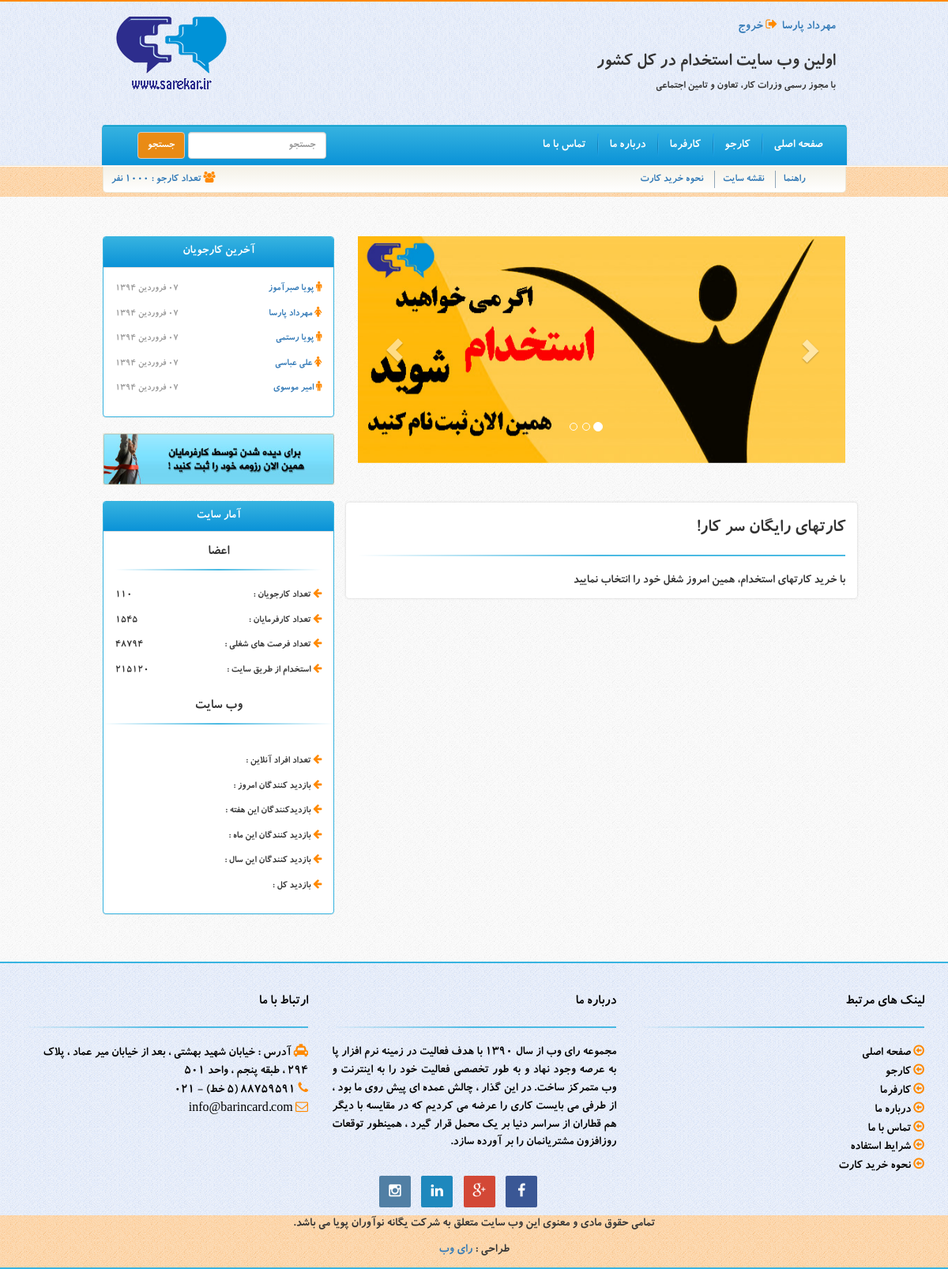
/ (signed in), run on the app's committed database.
### tables this page shows
CREATE TABLE IF NOT EXISTS `users` (
  `id` int(11) NOT NULL AUTO_INCREMENT,
  `activation_code` int(11) NOT NULL,
  `first_name` varchar(250) NOT NULL,
  `last_name` varchar(250) NOT NULL,
  `melli_code` varchar(250) NOT NULL,
  `password` varchar(250) NOT NULL,
  `religion` varchar(250) NOT NULL,
  `gender` varchar(250) NOT NULL,
  `soldiering_state` varchar(250) NOT NULL,
  `marriage_state` varchar(250) NOT NULL,
  `picture` varchar(250) NOT NULL,
  `birthday` bigint(20) NOT NULL,
  `mobile` varchar(250) NOT NULL,
  `tel` varchar(250) NOT NULL,
  `address` text NOT NULL,
  `email` varchar(250) NOT NULL,
  `website` varchar(250) NOT NULL,
  `job_state` varchar(250) NOT NULL,
  `job_kind` varchar(255) NOT NULL,
  `salary` varchar(255) NOT NULL,
  `province_id_2` int(11) NOT NULL,
  `city_id` int(11) NOT NULL,
  `about_me` text NOT NULL,
  `register_date` bigint(20) NOT NULL,
  PRIMARY KEY (`id`),
  UNIQUE KEY `activation_code` (`activation_code`)
);

### core/jdf.php (called while the page is built, shortened)
<?php
function jdate($format,$timestamp='',$none='',$time_zone='Asia/Tehran',$tr_num='fa'){
 $T_sec=0;
 $ts=$T_sec+(($timestamp=='' or $timestamp=='now')?time():tr_num($timestamp));
 $date=explode('_',date('H_i_j_n_O_P_s_w_Y',$ts));
 list($j_y,$j_m,$j_d)=gregorian_to_jalali($date[8],$date[3],$date[2]);
 $sl=strlen($format);
 $out='';
 for($i=0; $i<$sl; $i++){
  $sub=substr($format,$i,1);
  switch($sub){
	case'd':
	$out.=($j_d<10)?'0'.$j_d:$j_d;
	break;
	case'F':
	$out.=jdate_words(array('mm'=>$j_m),' ');
	break;
	case'Y':
	$out.=$j_y;
	break;
	default:$out.=$sub;
  }
 }
 return($tr_num!='en')?tr_num($out,'fa','.'):$out;
}
function tr_num($str,$mod='en',$mf='٫'){
 $num_a=array('0','1','2','3','4','5','6','7','8','9','.');
 $key_a=array('۰','۱','۲','۳','۴','۵','۶','۷','۸','۹',$mf);
 return($mod=='fa')?str_replace($num_a,$key_a,$str):str_replace($key_a,$num_a,$str);
}
function jdate_words($array,$mod=''){
 foreach($array as $type=>$num){
  $num=(int)tr_num($num);
  switch($type){
	case'mm':
	$key=array
	('فروردین','اردیبهشت','خرداد','تیر','مرداد','شهریور','مهر','آبان','آذر','دی','بهمن','اسفند');
	$array[$type]=$key[$num-1];
	break;
  }
 }
 return($mod=='')?$array:implode($mod,$array);
}
function gregorian_to_jalali($g_y,$g_m,$g_d,$mod=''){
	$g_y=tr_num($g_y); $g_m=tr_num($g_m); $g_d=tr_num($g_d);
 $d_4=$g_y%4;
 $g_a=array(0,0,31,59,90,120,151,181,212,243,273,304,334);
 $doy_g=$g_a[(int)$g_m]+$g_d;
 $d_33=(int)((($g_y-16)%132)*.0305);
 $a=($d_33==3 or $d_33<($d_4-1) or $d_4==0)?286:287;
 $b=(($d_33==1 or $d_33==2) and ($d_33==$d_4 or $d_4==1))?78:(($d_33==3 and $d_4==0)?80:79);
 if($doy_g>$b){
  $jy=$g_y-621; $doy_j=$doy_g-$b;
 }else{
  $jy=$g_y-622; $doy_j=$doy_g+$a;
 }
 if($doy_j<187){
  $jm=(int)(($doy_j-1)/31); $jd=$doy_j-(31*$jm++);
 }else{
  $jm=(int)(($doy_j-187)/30); $jd=$doy_j-186-($jm*30); $jm+=7;
 }
 return($mod=='')?array($jy,$jm,$jd):$jy.$mod.$jm.$mod.$jd;
}

### index.php (the view, shortened to what this page needs)
<?php require 'core/core.php'; ?>
<!DOCTYPE HTML>
<html>
<head>
    <link rel="stylesheet" href="css/bootstrap.min.css"
    type="text/css" media="all"/>
    <link rel="stylesheet" type="text/css" href="font-awesome/css/font-awesome.min.css">
    <link rel="stylesheet" type="text/css" href="css/custom.css"/>
    </head>
<body>
<div class="container-fluid header-bg">
	<div class="col-md-10 col-md-offset-1">
    	<div class="logo col-md-3 text-left">
        	<img src="images/logo.png">
        </div>
        <div class="col-md-9 top-header">
        	<ul>
            <?php
				if(!isset($_SESSION['active_user_id'])){
					echo '
					<li><a href="?page=signup"><i class="fa fa-user-plus"></i> ثبت نام </a></li>
					<li><a href="?page=login"><i class="fa fa-sign-in"></i> ورود </a></li>';
				}else{
					$user_login_id = $_SESSION['active_user_id'];
					$user_login_fetch_query = " SELECT * FROM `users` WHERE `id` = '$user_login_id' LIMIT 1 ; " ;
					$user_login_fetch_result = mysqli_query($connection,$user_login_fetch_query);
					$user_login_fetch_row = mysqli_fetch_assoc($user_login_fetch_result);
					echo '
					<li><a href="?page=profile"> '.$user_login_fetch_row['first_name'].' '.$user_login_fetch_row['last_name'].' </a></li>
					<li><a href="logout.php"><i class="fa fa-sign-out"></i> خروج </a></li>';
					}
			?>
            </ul>
            <h3>اولین وب سایت استخدام در کل کشور</h3>
            <h5>با مجوز رسمی وزرات کار، تعاون و تامین اجتماعی</h5>
        </div>
        <div class="clearfix"></div>
        <nav class="navbar navbar-default">
  <div class="container-fluid">
    <div class="collapse navbar-collapse" id="bs-example-navbar-collapse-1">
      <form class="navbar-form navbar-left" role="search">
        <div class="form-group">
          <input type="text" class="form-control" placeholder="جستجو">
        </div>
        <button type="submit" class="btn btn-default submit">جستجو</button>
      </form>
      <ul class="nav navbar-nav navbar-right">
        <li class="pull-right bg"><a href="?page=home">صفحه اصلی</a></li>
        <li class="pull-right bg"><a href="#">کارجو</a></li>
        <li class="pull-right bg"><a href="#">کارفرما</a></li>
        <li class="pull-right bg"><a href="?page=about">درباره ما</a></li>
        <li class="pull-right"><a href="?page=contact">تماس با ما</a></li>
      </ul>
    </div>
  </div>
</nav>
    </div>
</div>
	<div class="container-fluid header-bg1">
    <div class="col-md-10 col-md-offset-1" style="padding:0 17px;">
		<div class="header-bottom">
        	<ul>
            	<li class="border-left"><a href="#">راهنما</a></li>
                <li class="border-left"><a href="#">نقشه سایت</a></li>
                <li><a href="#">نحوه خرید کارت</a></li>
                <li class="pull-left"><a><i class="fa fa-users"></i> تعداد کارجو : 1000 نفر</a></li>
            </ul>
        </div>
        </div>
    </div>
	<div class="col-md-10 col-md-offset-1">
<?php
	if(isset($_GET['page'])){
				if(is_file('include/'.$_GET['page'].'.php')){
					include 'include/'.$_GET['page'].'.php';
					}else{
					die('صفحه مورد نظر وجود ندارد');
					}
				}else{
					include 'include/home.php';
					}
?>
	</div>
    <div class="footer">
    	<div class="container">
        <div class="row">
            <div class="col-md-4">
            	<div>
                   <h4>ارتباط با ما</h4>
                   <hr class="hr-beauty">
                   <ul>
                        <li><i class="fa fa-taxi"></i> آدرس : خیابان شهید بهشتی ، بعد از خیابان میر عماد ، پلاک 294 ، طبقه پنجم ، واحد 501 </li>
                        <li><i class="fa fa-phone"></i> 88759591 (5 خط) - 021 </li>
                        <li><i class="fa fa-envelope-o"></i><a href="mailto:info@barincard.com" title="Email Us"> info@barincard.com </a></li>
                    </ul>
                 </div>
            </div>
            <div class="col-md-4">
            	<div class="col">
                    <h4>درباره ما</h4>
                    <hr class="hr-beauty">
                    <p align="justify">مجموعه رای وب از سال 1390 با هدف فعالیت در زمینه نرم افزار پا به عرصه وجود نهاد و به طور تخصصی فعالیت خود را به اینترنت و وب متمرکز ساخت. در این گذار ، چالش عمده ای پیش روی ما بود ، از طرفی می بایست کاری را عرضه می کردیم که در مقایسه با دیگر هم قطاران از سراسر دنیا بر یک محمل قرار گیرد ، همینطور توقعات روزافزون مشتریانمان را بر آورده سازد. </p>
                </div>
            </div>
             <div class="col-md-4">
             	<div class="col">
                    <h4>لینک های مرتبط</h4>
                    <hr class="hr-beauty">
                    <ul>
                    	<li><a href="/home/"><i class="fa fa-arrow-circle-o-left"></i> صفحه اصلی </a></li>
                        <li><a href="/article/"><i class="fa fa-arrow-circle-o-left"></i> کارجو</a></li>
                        <li><a href="/hire/"><i class="fa fa-arrow-circle-o-left"></i> کارفرما</a></li>
                        <li><a href="/courses/"><i class="fa fa-arrow-circle-o-left"></i> درباره ما</a></li>
                        <li><a href="/works/"><i class="fa fa-arrow-circle-o-left"></i> تماس با ما</a></li>
                        <li><a href="/about/"><i class="fa fa-arrow-circle-o-left"></i> شرایط استفاده</a></li>
                        <li><a href="/contact/"><i class="fa fa-arrow-circle-o-left"></i> نحوه خرید کارت</a></li>
                    </ul>
                </div>
            </div>
        </div>
        <div class="container text-center col col-social-icons">
        <a href="https://www.facebook.com/raywebco" target="_blank"><i class="fa fa-facebook"></i></a>
        <a href="https://plus.google.com/communities/107271610650119455714"><i class="fa fa-google-plus"></i></a>
        <a href="#"><i class="fa fa-linkedin"></i></a>
        <a href="#"><i class="fa fa-instagram"></i></a>
        <br>
        </div>
    </div>
    </div>
    <div class="footer-end">
    	<p class="text-center">تمامی حقوق مادی و معنوی این وب سایت متعلق به شرکت یگانه نوآوران پویا می باشد.</p>
   		<p class="text-center">طراحی : <a href="http://rayweb.ir">رای وب</a></p>
    </div>
</body>
</html>

### include/left_nav.php
<?php
	$last_users = '';
	$last_users_query = " SELECT * FROM `users` LIMIT 5 ; " ;
	$last_users_result = mysqli_query($connection,$last_users_query);
	while($last_users_row = mysqli_fetch_assoc($last_users_result)){
		$gender = 'male';
		if($last_users_row['gender'] == 'زن'){
		$gender = 'female';
			}
			$last_users_row['register_date'] = jdate("d F Y" , $last_users_row['register_date']);
			$last_users .= "<p><i class='fa fa-$gender'></i><a href='?page=profile&id=$last_users_row[id]'> $last_users_row[first_name] $last_users_row[last_name] </a>
							</p><p align='left'>$last_users_row[register_date]</p>";
		}
?>
<div class="col-md-4">
    	<div class="panel panel-default border">
          <div class="panel-heading">
            <h3 class="panel-title text-center">آخرین کارجویان</h3>
          </div>
          <div class="panel-body last-user">
            <?php echo $last_users; ?>
          </div>
        </div>
        <div>
        <img src="images/sidebar1.jpg" class="img-responsive">
        </div>
        <div class="panel panel-default stat border">
          <div class="panel-heading">
            <h2 class="panel-title text-center">آمار سایت</h2>
          </div>
          <div class="panel-body">
          	<h4 class="text-center">اعضا</h4>
            <hr class="hr-light">
            <p><i class="fa fa-arrow-left"></i> تعداد کارجویان : </p><p align="left">110</p>
            <p><i class="fa fa-arrow-left"></i> تعداد کارفرمایان :  </p><p align="left">1545</p>
            <p><i class="fa fa-arrow-left"></i> تعداد فرصت های شغلی :  </p><p align="left">48794</p>
            <p><i class="fa fa-arrow-left"></i> استخدام از طریق سایت :  </p><p align="left">215120</p>
          </div>
           <h4 class="text-center">وب سایت</h4>
            <hr class="hr-light">
          <div class="panel-body">
            <p><i class="fa fa-arrow-left"></i> تعداد افراد آنلاین :</p><p align="left"><?php echo $online; ?></p>
            <p><i class="fa fa-arrow-left"></i> بازدید کنندگان امروز :  </p><p align="left"><?php echo $day; ?></p>
            <p><i class="fa fa-arrow-left"></i> بازدیدکنندگان این هفته :  </p><p align="left"><?php echo $week; ?></p>
            <p><i class="fa fa-arrow-left"></i> بازدید کنندگان این ماه :  </p><p align="left"><?php echo $month; ?></p>
            <p><i class="fa fa-arrow-left"></i> بازدید کنندگان این سال :  </p><p align="left"><?php echo $year; ?></p>
            <p><i class="fa fa-arrow-left"></i> بازدید کل :  </p><p align="left"><?php echo $all; ?></p>
          </div>
        </div>
    </div>

### css/custom.css (style rules this page uses)
body { font-family:koodak; direction:rtl; font-size:16px; background-image:url(../images/body-bg.png); }
.logo { padding-top:10px; }
.top-header { padding-top:20px; }
.top-header ul { padding:0; margin:0; }
.top-header ul li { display:inline-block; }
.top-header ul li a { display:inline-block; width:70px; text-decoration:none; }
.navbar { margin-top:30px; margin-bottom:-1px !important; border-radius:5px 5px 0 0 ; position: relative; padding: 0px; width: 100%; border-radius: 5px 5px 0px 0px; border-top: 1px solid #36B3E0; box-shadow: 0px 1px 0px #1099C0 inset; background: linear-gradient(to bottom, #37B3E0 0px, #0A92D7 100%) repeat scroll 0% 0% transparent; }
.navbar-default .navbar-nav > li > a { color:#fff; }
.header-bg { background-image:url(../images/body-bg1.png); border-bottom: 1px solid #ECE7DC; border-top:2px solid #ff8900; }
.header-bottom { padding: 2px 0px; background: linear-gradient(to bottom, #F4F1E7 0px, #FFF 100%) repeat scroll 0% 0% transparent; border-color: #ECE8D9; border-width: 0px 1px 1px; border-style: solid; border-radius: 0px 0px 5px 5px; }
.header-bottom ul { padding-bottom:0 !important; margin:3px 0 !important; }
.header-bottom ul li { display:inline-block; }
.header-bottom ul li.border-left { border-left:1px solid rgba(35,82,124,0.5); }
.header-bottom ul li a { display:inline-block; line-height:10px; text-decoration:none; margin-left:10px; margin-right:10px; font-size:14px; }
.header-bg1 { background-image:url(../images/body-bg2.png); border-top: 1px solid #FFF; padding-bottom: 5px; background-color:rgba(255,137,0,0.3); }
.navbar-nav li.bg { background: url("../images/menu_sep.png") no-repeat scroll left center transparent; }
.navbar-nav { padding:0; }
.footer { width:100%; border-top:2px solid #37b3e0; background-image:url(../images/body-bg1.png); padding-top:30px; margin-top:40px; }
.footer * { color:#000; }
.footer ul li { list-style-type:none; }
.footer ul { margin:0; padding:0; }
.footer-end { width:100%; background-color:rgba(255,137,0,0.3); background-image:url(../images/body-bg2.png); border-bottom:2px solid #37b3e0; }
.panel-default > .panel-heading { background: linear-gradient(to bottom, #37b3e0 0px, #0a92d7 100%) repeat scroll 0 0 transparent; }
.stat { margin-top:20px; }
.stat p { display:inline-block; width:50%; }
.panel-title { color:#fff; }
.last-user p { display:inline-block; width:50%; }
.last-user p[align=left] { color:#999; font-size:12px; }
.hr-beauty { border: 0 !important; height: 1.9px !important; background-image: -webkit-linear-gradient(left, rgba(55,179,224,0), rgba(55,179,224,0.9), rgba(55,179,224,0.9)) !important; background-image: -moz-linear-gradient(left, rgba(55,179,224,0), rgba(55,179,224,0.9), rgba(55,179,224,0.9)) !important; background-image: -ms-linear-gradient(left, rgba(55,179,224,0), rgba(55,179,224,0.9), rgba(55,179,224,0.9)) !important; background-image: -o-linear-gradient(left, rgba(55,179,224,0), rgba(55,179,224,0.9), rgba(55,179,224,0.9)) !important; }
.hr-light { border: 0 !important; height: 1.9px !important; background-image: -webkit-linear-gradient(left, rgba(55,179,224,0), rgba(55,179,224,0.9), rgba(55,179,224,0.0)) !important; background-image: -moz-linear-gradient(left, rgba(55,179,224,0), rgba(55,179,224,0.9), rgba(55,179,224,0.0)) !important; background-image: -ms-linear-gradient(left, rgba(55,179,224,0), rgba(55,179,224,0.9), rgba(55,179,224,0.0)) !important; background-image: -o-linear-gradient(left, rgba(55,179,224,0), rgba(55,179,224,0.9), rgba(55,179,224,0.0)) !important; }
i.fa-facebook { background-color:#3a5795 !important; color:#fff !important; }
i.fa-google-plus { background-color:#d34836 !important; color:#fff !important; }
i.fa-linkedin { background-color:#1e88bd !important; color:#fff !important; }
i.fa-instagram { background-color:#517fa4 !important; color:#fff !important; }
div.footer .col.col-social-icons i { width: 40px; height: 40px; display: inline-block; padding: 10px; margin-right: 10px; margin-bottom: 10px; text-align: center; font-size: 18px; background: #fff; color: #333; border-radius: 2px; }
.panel p { font-size:13px; }
.stat hr { margin-top:2px; }
.stat h4 { margin-top:2px; }
.fa { color:#ff8900 }
.form-control { direction:rtl; text-align:right; }
.submit { background-color:rgba(255,137,0,0.9); color:#fff; }
.border { border: 1px solid #36B3E0; }

### data on the page
users: first_name "مهرداد", last_name "پارسا", last_users_row "۰۷ فروردین ۱۳۹۴"
users: first_name "پویا", last_name "صبرآموز", last_users_row "۰۷ فروردین ۱۳۹۴"
users: first_name "پویا", last_name "رستمی", last_users_row "۰۷ فروردین ۱۳۹۴"
users: first_name "علی", last_name "عباسی", last_users_row "۰۷ فروردین ۱۳۹۴"
users: first_name "امیر", last_name "موسوی", last_users_row "۰۷ فروردین ۱۳۹۴"
